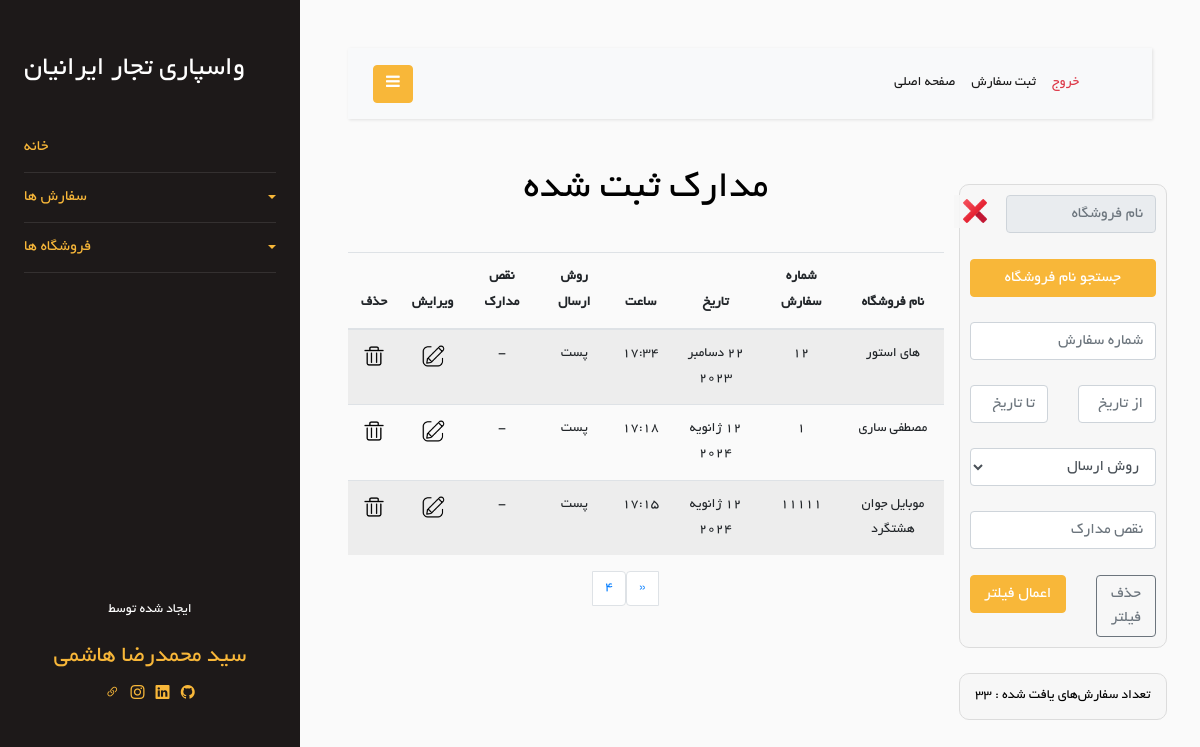
/Order/show-orders?page=4 (signed in), run on the app's committed database.
### Order/models.py (models this page shows)
class Order(models.Model):
    store = models.ForeignKey(Store, on_delete=models.CASCADE)
    order_number = models.TextField(blank=True, null=True)
    shipping_method = models.ForeignKey(ShippingMethod, on_delete=models.CASCADE, null=True, blank=True)
    date = models.DateField(null=True, blank=True)
    time = models.TimeField(null=True, blank=True)
    document_defects = models.CharField(max_length=200, blank=True, null=True)
    is_delete = models.BooleanField(default=False)
    class Meta:
        verbose_name = "Order"

class ShippingMethod(models.Model):
    en_name = models.CharField(max_length=20)
    fa_name = models.CharField(max_length=20)
    def __str__(self):
        return self.fa_name
    class Meta:
        verbose_name = "Shipping Method"
    class Meta:
        verbose_name = 'Shipping Method'

### Store/models.py (models this page shows, shortened)
class Store(models.Model):
    store_name = models.CharField(max_length=100)
    is_active = models.BooleanField(default=True)
    is_delete = models.BooleanField(default=False)
    class Meta:
        db_table = 'Store'

### Order/views.py (the view)
# urls.py: path('show-orders', views.show_order, name='show-orders'),
@login_required
def show_order(request):
    is_filter = False
    orders = Order.objects.filter(is_delete=False).order_by('-id')
    orders_len = len(orders)
    stores = Store.objects.all()
    filter_order = filterOrderForm(request.POST)
    per_page = 10
    paginator = Paginator(orders, per_page)
    page = request.GET.get('page')
    try:
        orders = paginator.page(page)
    except PageNotAnInteger:
        orders = paginator.page(1)
    except EmptyPage:
        orders = paginator.page(paginator.num_pages)
    context = {
        'orders': orders,
        'FilterOrderForm': filter_order,
        'stores': stores,
        'is_filter': is_filter,
        'orders_len': orders_len,
    }
    return render(request, 'Order/show-orders.html', context)

### Order/templates/Order/show-orders.html (shortened to what this page needs)
{% extends 'base/layout.html' %}
{% load static %}
{% load jformat %}
{% block header-link %}
    <link rel="stylesheet" href="{% static 'css/Order/show-orders.css' %}"/>
{% endblock %}
{% block mian %}
    <div class="row">
        <div class="col-md-3 text-center">
            <br/>
            <div class="row">
                <div class="col-12 action_box">
                    <form method="post" action="{% url 'filter_orders' %}">
                        <div class="row">
                            <div class="col-10">
                                <input type="text" placeholder="نام فروشگاه" class="form-control" readonly
                                       id="fake_store_id_input" required>
                            </div>
                            <div class="col-2">
                                <button type="button" onclick="remove_from_input()" id="remove-btn">
                                    <img id="remove-icon" src="{% static 'icon/icons8-delete-48.png' %}">
                                </button>
                            </div>
                        </div>
                        <br/>
                        <div class="row">
                            <div class="col-12">
                                <button type="button" onclick="show_stores()" class="btn btn-primary" id="search-btn"
                                        style="width: 100%">
                                    جستجو نام فروشگاه
                                </button>
                            </div>
                        </div>
                        <br/>
                        <div class="row">
                            <div class="col-12">
                                {{ FilterOrderForm.order_number }}
                            </div>
                        </div>
                        <br/>
                        <div class="row">
                            <div class="col-6">
                                {{ FilterOrderForm.from_date }}
                            </div>
                            <div class="col-6">
                                {{ FilterOrderForm.to_date }}
                            </div>
                        </div>
                        <br/>
                        <div class="row">
                            <div class="col-12">
                                {{ FilterOrderForm.shipping_method }}
                            </div>
                        </div>
                        <br/>
                        <div class="row">
                            <div class="col-12">
                                {{ FilterOrderForm.document_defects }}
                            </div>
                        </div>
                        <br/>
                        <div class="row">
                            <div class="col-5">
                                <a class="btn btn-outline-secondary" href="{% url 'show-orders' %}" style="width: 100%">حذف
                                    فیلتر</a>
                            </div>
                            <div class="col-7">
                                <button class="btn btn-primary" type="submit" style="width: 100%">اعمال فیلتر</button>
                            </div>
                        </div>
                    </form>
                </div>
            </div>
            <br/>
            <div class="row">
                <div class="col-12 action_box">
                    <p style="margin: 0; color: black">تعداد سفارش‌های یافت شده : {{ orders_len }}</p>
                </div>
            </div>
        </div>
        <br/>
        <br/>
        <div class="col-md-9 text-center">
            <h1>مدارک ثبت شده{% if is_filter %} (فیلتر شده) {% endif %}</h1>
            <br/>
            <div class="row">
                <div class="col-12">
                    <div class="table-responsive">
                        <table class="table table-striped">
                            <thead>
                            <tr>
                                <th>نام فروشگاه</th>
                                <th>شماره سفارش</th>
                                <th>تاریخ</th>
                                <th>ساعت</th>
                                <th>روش ارسال</th>
                                <th>نقص مدارک</th>
                                <th>ویرایش</th>
                                <th>حذف</th>
                            </tr>
                            </thead>
                            <tbody>
                            {% for order in orders %}
                                <tr>
                                    <td>{{ order.store.store_name }}</td>
                                    {% if order.order_number %}
                                        <td>{{ order.order_number }}</td>
                                    {% else %}
                                        <td>-</td>
                                    {% endif %}
                                    <td>
                                        {{ order.date|jformat:"%d / %m / %Y" }}
                                    </td>
                                    <td>{{ order.time }}</td>
                                    <td>{{ order.shipping_method }}</td>
                                    {% if order.document_defects %}
                                        <td>{{ order.document_defects }}</td>
                                    {% else %}
                                        <td>-</td>
                                    {% endif %}
                                    <td>
                                        <a href="{% url 'update_order' order_id=order.id %}">
                                            <img class="icon" src="{% static 'Order/image/edit-icon.png' %}"/>
                                        </a>
                                    </td>
                                    <td>
                                        <a href="{% url 'delete_order' order_id=order.id %}" onclick="confirmDelete(event)">
                                            <img class="icon" src="{% static 'Order/image/delete-icon.png' %}"/>
                                        </a>
                                    </td>
                                </tr>
                            {% endfor %}
                            </tbody>
                        </table>
                    </div>
                </div>
            </div>
            {% if not is_filter %}
                <div class="row ">
                    <div class="col-4"></div>
                    <div class="col-4">
                        <nav aria-label="Page navigation example">
                            <ul class="pagination justify-content-center">
                                {% if orders.has_previous %}
                                    <li class="page-item">
                                        <a class="page-link" href="?page={{ orders.previous_page_number }}"
                                           aria-label="Previous">
                                            <span aria-hidden="true">&laquo;</span>
                                        </a>
                                    </li>
                                {% endif %}
                                <li class="page-item"><a class="page-link active" href="#">{{ orders.number }}</a></li>
                            </ul>
                        </nav>
                    </div>
                    <div class="col-4"></div>
                </div>
            {% endif %}
        </div>
    </div>
{% endblock %}

### Order/static/css/Order/show-orders.css (style rules this page uses)
.action_box { background-color: rgba(248, 248, 248, 0.89); padding: 10px; border-radius: 10px; border:1px solid gainsboro ; }
.icon { width: 28px; }
#remove-btn { border: none; background-color: rgba(248, 248, 248, 0.89); margin-right: -20px; }
#remove-icon { width: 30px; }
form { direction: rtl; }

### data on the page
Order: store.store_name "های استور", order_number "12", date|jformat "22 دسامبر 2023", time "17:34", shipping_method "پست"
Order: store.store_name "مصطفی ساری", order_number "1", date|jformat "12 ژانویه 2024", time "17:18", shipping_method "پست"
Order: store.store_name "موبایل جوان هشتگرد", order_number "11111", date|jformat "12 ژانویه 2024", time "17:15", shipping_method "پست"

### other printed values
{{ orders_len }} "33"
{{ orders.number }} "4"
